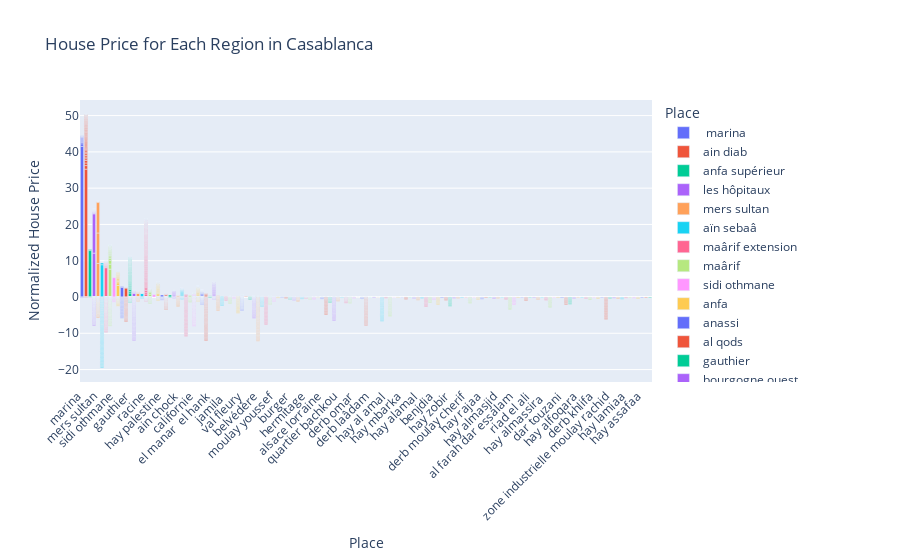

The notebook cell this image was saved under:
### Code cell
fig = px.bar(housing_Casablanca, x='place', y='normalized_house_price', color='place',
             labels={'normalized_house_price': 'Normalized House Price', 'place': 'Place'},
             title='House Price for Each Region in Casablanca')

fig.update_layout(xaxis=dict(tickangle=-45))
fig.show()
